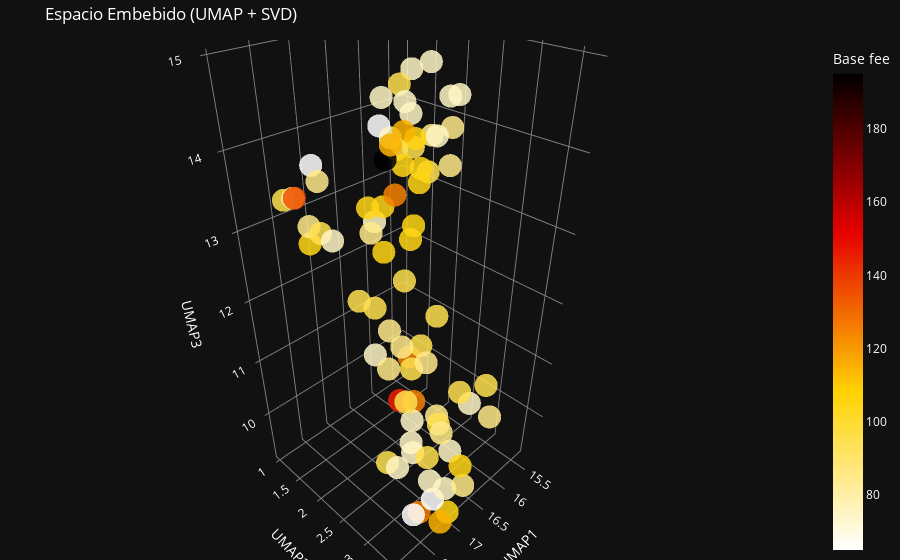

The code cell stored with this chart in its notebook:
### Code cell
fig = plot_umap_svd_space(df_space,color_column="Base fee")
fig.show()
